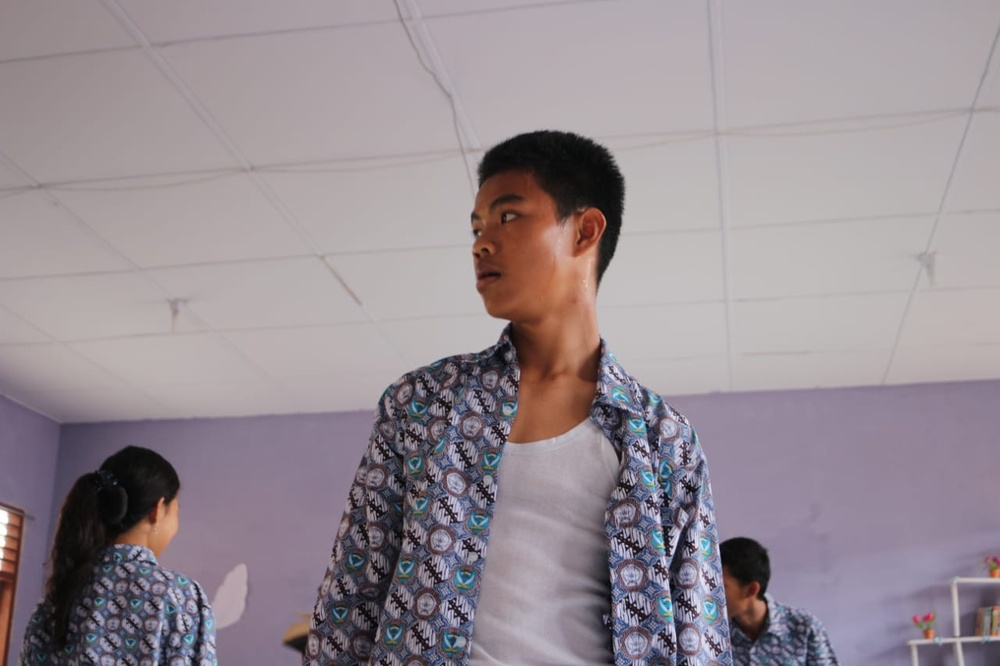
#> input picture Image Processing/pengolahan-citra/resources/IMG-20181110-WA0061.jpg, 1000 x 666 px, shrunk from 1280 x 853 before the run
$ python main.py
#> lines starting #> are read from the running program, lines starting #| are printed output that depends on the picture
import os
import numpy as np
import matplotlib.image as img
import cv2

path = os.path.dirname(os.path.realpath(__file__))
img_url = 'IMG-20181110-WA0061.jpg'
imgPath = os.path.join(path, 'resources', img_url)
outputPath = os.path.join(path, 'output')

m = cv2.imread(imgPath)
#> m is the input picture: shape (666, 1000, 3); mean B, G, R 146.9, 140.4, 150.6

print(m.shape, m.flatten().shape)
#| (666, 1000, 3) (1998000,)
print(np.array(m[0,0]) + 12)
#| [146 143 158]

width, heigth = m.shape[:2]
#> width = 666; heigth = 1000

newImage = np.zeros([width, heigth, 3]);
brigther = -100

for w in range(width-1):
    for h in range(heigth-1):
        bright = np.array(m[w, h]) + brigther
        # print(bright, m[w,h])
        newImage[w, h] = bright #if bright < 255 else 255

print(newImage.shape, m.shape)
#| (666, 1000, 3) (666, 1000, 3)


cv2.imshow('oldimage', m)
cv2.imshow('newimage', newImage)
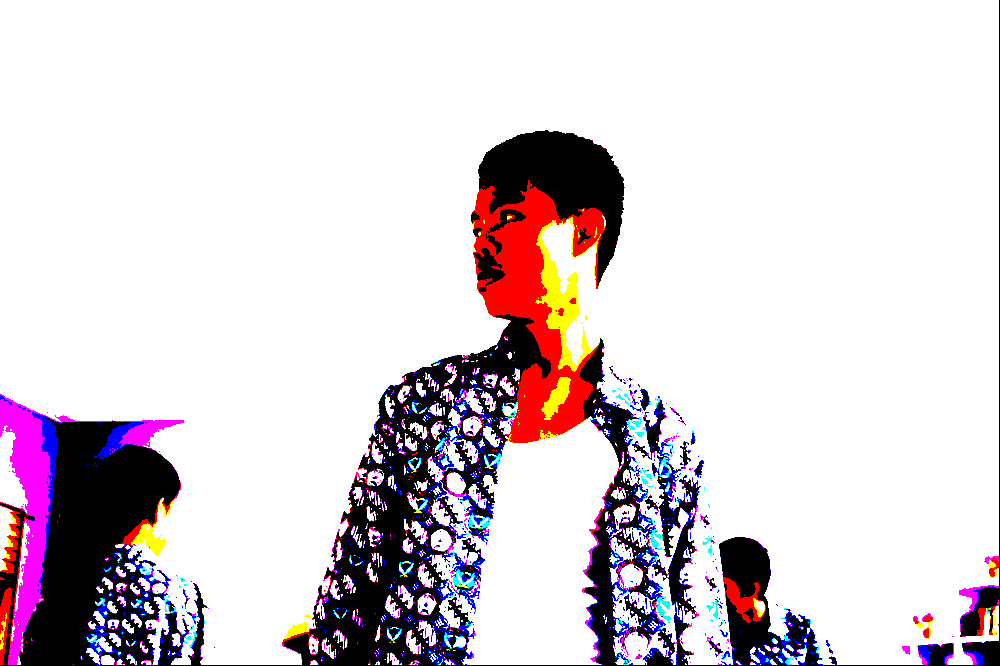
#> window 'newimage': shape (666, 1000, 3); mean B, G, R 214.8, 208.6, 218.2
cv2.waitKey(0)
# img.imsave(os.path.join(outputPath, 'newImage.png'), newImage)
